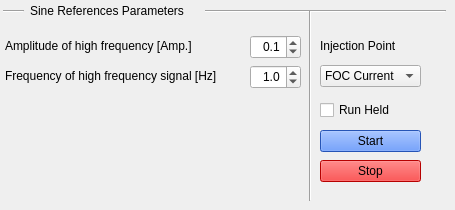
    <widget class="QWidget" name="tab">
     <attribute name="title">
      <string>Sine References</string>
     </attribute>
     <widget class="QDoubleSpinBox" name="DSB_SINE_REFERENCE_AMP_HIGH">
      <property name="geometry">
       <rect>
        <x>250</x>
        <y>35</y>
        <width>51</width>
        <height>24</height>
       </rect>
      </property>
      <property name="alignment">
       <set>Qt::AlignRight|Qt::AlignTrailing|Qt::AlignVCenter</set>
      </property>
      <property name="decimals">
       <number>1</number>
      </property>
      <property name="minimum">
       <double>-20.000000000000000</double>
      </property>
      <property name="maximum">
       <double>20.000000000000000</double>
      </property>
      <property name="singleStep">
       <double>0.500000000000000</double>
      </property>
      <property name="value">
       <double>0.100000000000000</double>
      </property>
     </widget>
     <widget class="QCheckBox" name="CB_SINE_REFERENCE_RUN_HELD">
      <property name="geometry">
       <rect>
        <x>320</x>
        <y>100</y>
        <width>81</width>
        <height>20</height>
       </rect>
      </property>
      <property name="text">
       <string>Run Held</string>
      </property>
     </widget>
     <widget class="QLabel" name="label_52">
      <property name="geometry">
       <rect>
        <x>30</x>
        <y>0</y>
        <width>181</width>
        <height>21</height>
       </rect>
      </property>
      <property name="text">
       <string>Sine References Parameters</string>
      </property>
     </widget>
     <widget class="Line" name="line_18">
      <property name="geometry">
       <rect>
        <x>205</x>
        <y>3</y>
        <width>241</width>
        <height>16</height>
       </rect>
      </property>
      <property name="orientation">
       <enum>Qt::Horizontal</enum>
      </property>
     </widget>
     <widget class="Line" name="line_19">
      <property name="geometry">
       <rect>
        <x>300</x>
        <y>10</y>
        <width>21</width>
        <height>191</height>
       </rect>
      </property>
      <property name="orientation">
       <enum>Qt::Vertical</enum>
      </property>
     </widget>
     <widget class="QDoubleSpinBox" name="DSB_SINE_REFERENCE_FREQ_HIGH">
      <property name="geometry">
       <rect>
        <x>250</x>
        <y>65</y>
        <width>51</width>
        <height>24</height>
       </rect>
      </property>
      <property name="alignment">
       <set>Qt::AlignRight|Qt::AlignTrailing|Qt::AlignVCenter</set>
      </property>
      <property name="decimals">
       <number>1</number>
      </property>
      <property name="minimum">
       <double>0.000000000000000</double>
      </property>
      <property name="maximum">
       <double>50.000000000000000</double>
      </property>
      <property name="singleStep">
       <double>0.500000000000000</double>
      </property>
      <property name="value">
       <double>1.000000000000000</double>
      </property>
     </widget>
     <widget class="QLabel" name="label_53">
      <property name="geometry">
       <rect>
        <x>5</x>
        <y>65</y>
        <width>241</width>
        <height>21</height>
       </rect>
      </property>
      <property name="text">
       <string>Frequency of high frequency signal [Hz]</string>
      </property>
     </widget>
     <widget class="Line" name="line_20">
      <property name="geometry">
       <rect>
        <x>3</x>
        <y>3</y>
        <width>21</width>
        <height>16</height>
       </rect>
      </property>
      <property name="orientation">
       <enum>Qt::Horizontal</enum>
      </property>
     </widget>
     <widget class="QLabel" name="label_54">
      <property name="geometry">
       <rect>
        <x>5</x>
        <y>35</y>
        <width>221</width>
        <height>21</height>
       </rect>
      </property>
      <property name="text">
       <string>Amplitude of high frequency [Amp.]</string>
      </property>
     </widget>
     <widget class="QPushButton" name="BTN_SINE_REFERENCE_STOP">
      <property name="geometry">
       <rect>
        <x>320</x>
        <y>160</y>
        <width>101</width>
        <height>22</height>
       </rect>
      </property>
      <property name="styleSheet">
       <string notr="true">background-color: rgb(255, 0, 0);</string>
      </property>
      <property name="text">
       <string>Stop</string>
      </property>
     </widget>
     <widget class="QPushButton" name="BTN_SINE_REFERENCE_START">
      <property name="geometry">
       <rect>
        <x>320</x>
        <y>130</y>
        <width>101</width>
        <height>22</height>
       </rect>
      </property>
      <property name="styleSheet">
       <string notr="true">background-color: rgb(53, 117, 255);</string>
      </property>
      <property name="text">
       <string>Start</string>
      </property>
     </widget>
     <widget class="QLabel" name="label_61">
      <property name="geometry">
       <rect>
        <x>320</x>
        <y>35</y>
        <width>91</width>
        <height>21</height>
       </rect>
      </property>
      <property name="text">
       <string>Injection Point</string>
      </property>
     </widget>
     <widget class="QComboBox" name="CBB_InjectionPoint">
      <property name="geometry">
       <rect>
        <x>320</x>
        <y>65</y>
        <width>101</width>
        <height>22</height>
       </rect>
      </property>
      <item>
       <property name="text">
        <string>FOC Current</string>
       </property>
      </item>
     </widget>
    </widget>
